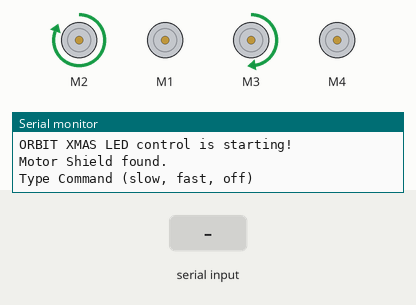
Simulated run of this sketch. Board: Arduino Uno, built with avr-gcc and run on an emulated ATmega328P. On the bench: 4 × DC motor (green arrow = forward, orange = backward, longer = faster), the last lines printed to the serial monitor. The test bench sets the inputs (shaded band).

Above: at 1.2 s.
1.3 s: "off\n" received over Serial
At 2.3 s:
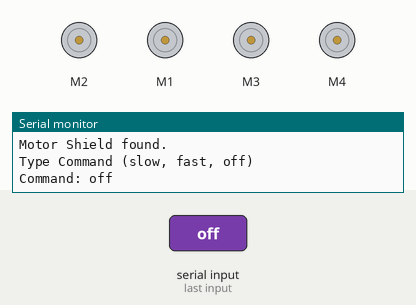
2.8 s: "slow\n" received over Serial
At 4.4 s:
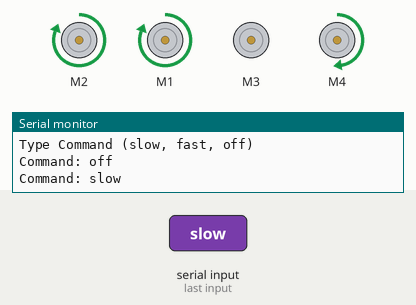
4.9 s: "fast\n" received over Serial
At 6.3 s:
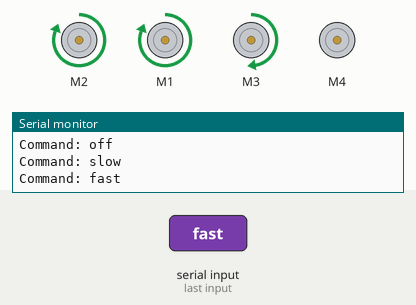
7.9 s: "slow\n" received over Serial
At 8.7 s:
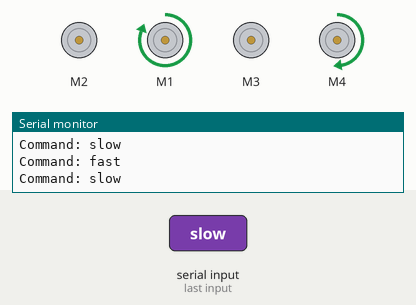
10.9 s: "fast\n" received over Serial
At 12.1 s:
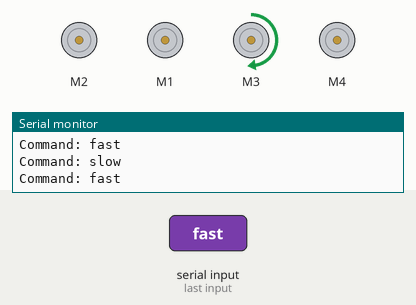
Timing chart, 0 to 22.3 s (numbered marks = the images above; inputs shaded):
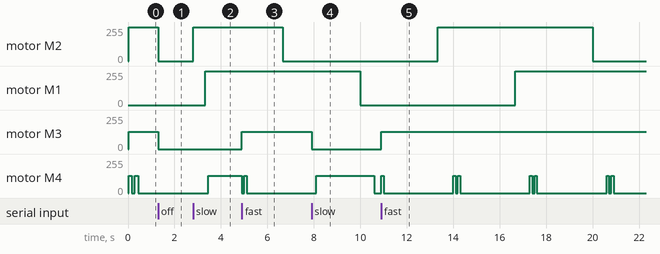

The sketch:

orbit-lights.ino
```cpp
/*
Missuse of the Adafruit Motor Shield V2 library to control 4 LED 12V lamps. Since the library is used to control DC motors, the
commands are written in a way that makes sense for motors, but not for LEDs. setSpeed is basically setPWM, run(FORWARD) is the
direction in our case not important, but it is used to turn on the LED. run(RELEASE) is used to turn Stop the motor.
This removes power from the motor and is equivalent to setSpeed(0). The motor shield does not implement dynamic breaking,
so the motor may take some time to spin down
*/

#include <Adafruit_MotorShield.h>

// Create the motor shield object with the default I2C address
Adafruit_MotorShield AFMS = Adafruit_MotorShield();

// Select which 'port' M1, M2, M3 or M4. In this case, M1
Adafruit_DCMotor *howToXmasQuestion = AFMS.getMotor(2);       // M2
Adafruit_DCMotor *howToXmasWithoutConsume = AFMS.getMotor(1); // M1
Adafruit_DCMotor *sundaySales = AFMS.getMotor(3);             // M3
Adafruit_DCMotor *sold = AFMS.getMotor(4);                    // M4

Adafruit_DCMotor *leds[4] = {howToXmasQuestion, howToXmasWithoutConsume, sundaySales, sold};

enum HowToXmasTransitionState
{
  OFF_TO_TOP,
  TOP_TO_BOOTH,
  BOOTH_TO_BUTTOM,
  BUTTOM_TO_OFF,
};
HowToXmasTransitionState currentHowToXmasTransitionState = OFF_TO_TOP;
int howToXmasQuestionState, howToXmasWithoutConsumeState;
unsigned long howToXmasTransitionStartTime = 0;
unsigned long howToXmasTransitionDuration = 3333;

enum SoldBlinkTransitionState
{
  SOLD_BLINK_SLOW_ON,
  SOLD_BLINK_SLOW_OFF,
  SOLD_BLINK_SLOW_OFF_SHORT,
  SOLD_BLINK_SLOW_ON_AGAIN,

};
SoldBlinkTransitionState currentSoldBlinkTransitionState = SOLD_BLINK_SLOW_ON;
unsigned long soldBlinkTransitionStartTime = 0;
unsigned long soldBlinkTransitionDuration = 150;
unsigned long soldBlinkTransitionLongOffDuration = 3000;
bool isSundaySalesEnabled = true;

bool isEnabled = true;

String command;

void setup()
{
  Serial.begin(9600); // set up Serial library at 9600 bps
  Serial.println("ORBIT XMAS LED control is starting!");

  if (!AFMS.begin(75)) // frequency set to 75Hz
  {
    Serial.println("Could not find Motor Shield. Check wiring.");
    // Stop execution
    while (1)
      ;
  }
  Serial.println("Motor Shield found.");

  // Set all motors to run in the forward direction
  for (Adafruit_DCMotor *led : leds)
  {
    // Set the speed to start, from 0 (off) to 255 (max speed)
    led->setSpeed(255);
    led->run(FORWARD);
    // turn off motor
    led->run(RELEASE);
  }
  Serial.println("Type Command (slow, fast, off)");
}

void soldBlinkLoop()
{
  unsigned long currentTimeInMs = millis();

  switch (currentSoldBlinkTransitionState)
  {
  case SOLD_BLINK_SLOW_OFF:
    if (currentTimeInMs - soldBlinkTransitionStartTime >= soldBlinkTransitionLongOffDuration)
    {
      currentSoldBlinkTransitionState = SOLD_BLINK_SLOW_ON;
      soldBlinkTransitionStartTime = currentTimeInMs;
    }
    break;

  case SOLD_BLINK_SLOW_ON:
    if (currentTimeInMs - soldBlinkTransitionStartTime >= soldBlinkTransitionDuration)
    {
      currentSoldBlinkTransitionState = SOLD_BLINK_SLOW_OFF_SHORT;
      soldBlinkTransitionStartTime = currentTimeInMs;
    }
    break;

  case SOLD_BLINK_SLOW_OFF_SHORT:
    if (currentTimeInMs - soldBlinkTransitionStartTime >= soldBlinkTransitionDuration)
    {
      currentSoldBlinkTransitionState = SOLD_BLINK_SLOW_ON_AGAIN;
      soldBlinkTransitionStartTime = currentTimeInMs;
    }
    break;

  case SOLD_BLINK_SLOW_ON_AGAIN:
    if (currentTimeInMs - soldBlinkTransitionStartTime >= soldBlinkTransitionDuration)
    {
      currentSoldBlinkTransitionState = SOLD_BLINK_SLOW_OFF;
      soldBlinkTransitionStartTime = currentTimeInMs;
    }
    break;
  }

  if (isEnabled && (currentSoldBlinkTransitionState == SOLD_BLINK_SLOW_ON || currentSoldBlinkTransitionState == SOLD_BLINK_SLOW_ON_AGAIN))
  {
    sold->run(FORWARD);
    sold->setSpeed(128);
  }
  else if (isEnabled && (currentSoldBlinkTransitionState == SOLD_BLINK_SLOW_OFF || currentSoldBlinkTransitionState == SOLD_BLINK_SLOW_OFF_SHORT))
  {
    sold->run(RELEASE);
    sold->setSpeed(0);
  }
  else
  {
    sold->run(RELEASE);
    sold->setSpeed(0);
  }

  // Sunday sales is steady on
  if (isEnabled && isSundaySalesEnabled)
  {
    sundaySales->run(FORWARD);
    sundaySales->setSpeed(128);
  }
  else
  {
    sundaySales->run(RELEASE);
    sundaySales->setSpeed(0);
  }
}

void howToXmasLoop()
{
  unsigned long currentTimeInMs = millis();

  if (currentHowToXmasTransitionState == OFF_TO_TOP &&
      currentTimeInMs - howToXmasTransitionStartTime >= howToXmasTransitionDuration)
  {
    currentHowToXmasTransitionState = TOP_TO_BOOTH;
    howToXmasTransitionStartTime = currentTimeInMs;
  }
  else if (currentHowToXmasTransitionState == TOP_TO_BOOTH &&
           currentTimeInMs - howToXmasTransitionStartTime >= howToXmasTransitionDuration)
  {
    currentHowToXmasTransitionState = BOOTH_TO_BUTTOM;
    howToXmasTransitionStartTime = currentTimeInMs;
  }
  else if (currentHowToXmasTransitionState == BOOTH_TO_BUTTOM &&
           currentTimeInMs - howToXmasTransitionStartTime >= howToXmasTransitionDuration)
  {
    currentHowToXmasTransitionState = BUTTOM_TO_OFF;
    howToXmasTransitionStartTime = currentTimeInMs;
  }
  else if (currentHowToXmasTransitionState == BUTTOM_TO_OFF &&
           currentTimeInMs - howToXmasTransitionStartTime >= howToXmasTransitionDuration)
  {
    currentHowToXmasTransitionState = OFF_TO_TOP;
    howToXmasTransitionStartTime = currentTimeInMs;
  }

  switch (currentHowToXmasTransitionState)
  {
  case OFF_TO_TOP:
    howToXmasQuestionState = 255;
    howToXmasWithoutConsumeState = 0;
    break;
  case TOP_TO_BOOTH:
    howToXmasQuestionState = 255;
    howToXmasWithoutConsumeState = 255;
    break;
  case BOOTH_TO_BUTTOM:
    howToXmasQuestionState = 0;
    howToXmasWithoutConsumeState = 255;
    break;
  case BUTTOM_TO_OFF:
    howToXmasQuestionState = 0;
    howToXmasWithoutConsumeState = 0;
    break;
  }
  if (isEnabled)
  {
    howToXmasQuestion->run(FORWARD);
    howToXmasQuestion->setSpeed(howToXmasQuestionState);
    howToXmasWithoutConsume->run(FORWARD);
    howToXmasWithoutConsume->setSpeed(howToXmasWithoutConsumeState);
  }
  else
  {
    howToXmasQuestion->setSpeed(0);
    howToXmasWithoutConsume->setSpeed(0);
    sundaySales->setSpeed(0);
    sold->setSpeed(0);
  }
}

void loop()
{
  howToXmasLoop();
  soldBlinkLoop();
  if (Serial.available())
  {
    command = Serial.readStringUntil('\n');
    command.trim();
    if (command.equals("slow"))
    {
      isEnabled = true;
      // howToXmasTransitionDuration = 10000;
      isSundaySalesEnabled = false;
      soldBlinkTransitionDuration = 2500;
    }
    else if (command.equals("fast"))
    {
      isEnabled = true;
      // howToXmasTransitionDuration = 3333;
      isSundaySalesEnabled = true;
      soldBlinkTransitionDuration = 100;
    }
    else if (command.equals("off"))
    {
      isEnabled = false;
    }
    Serial.print("Command: ");
    Serial.println(command);
  }
}
```

Measured:
- after the input at 1.3 s, motor M2: forward 255/255 → stopped at once; motor M3: forward 128/255 → stopped at once
- after the input at 2.8 s, motor M2: stopped → forward 255/255 at once; motor M1: stopped → forward 255/255 after 0.53 s; motor M4: stopped → forward 128/255 after 0.65 s
- after the input at 4.9 s, motor M3: stopped → forward 128/255 at once; motor M4: forward 128/255 → stopped after 0.01 s instead of 1.1 s
- after the input at 7.9 s, motor M3: forward 128/255 → stopped at once
- after the input at 10.9 s, motor M3: stopped → forward 128/255 at once
- by itself, motor M4: alternates forward 128/255 for 0.14 s and stopped for 0.15 s, 4 changes in all, then stays stopped
